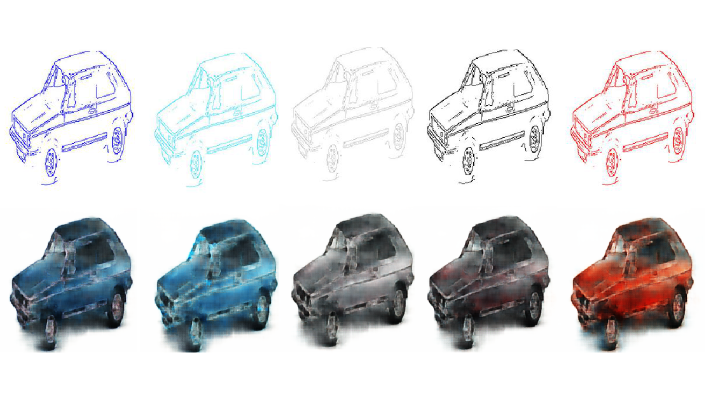
#> input picture 2ch.png, 1410 x 800 px, given as the content of the folder cars_new, which was not available (shown at 1/2 size)
$ jupyter execute --allow-errors edge2car.ipynb   (shell and % lines are left out)   (older library calls are emulated)   (text cells are left out)
#> lines starting #> are read from the running program, lines starting #| are printed output that depends on the picture; after the words box and inside, x2 and y2 are one past the last pixel; in counts of white or black regions, pixels touching at a corner belong together; pictures that were not available may be replaced by others from this repository, and a replacement may not be noted
[cell 1]
from pydrive.auth import GoogleAuth
from pydrive.drive import GoogleDrive
from google.colab import auth
from oauth2client.client import GoogleCredentials

# 1. Authenticate and create the PyDrive client.
auth.authenticate_user()
#> (the rest of this cell did not finish here and is left out)

[cell 2]
file_id = '18JHHTKNrxY40YdC5g70SBuBrmDwg1hVL'
#> (the rest of this cell did not finish here and is left out)

[cell 3]
file_id = '1neEd0g57M3IGDrIQCMGc7dY4Ezm7NpJS'
#> (the rest of this cell did not finish here and is left out)

[cell 4]
file_id = '1qjIlr0jcmvj86pg_YG1Qg2wX86OMPGJW'
#> (the rest of this cell did not finish here and is left out)

[cell 5]
drive_folder_id = '1MqdArcCnHnEQTp3gXEEPNqlm5aFWFIzf'
name = "model-23"
#name = "6.jpg"

# [11 lines left out: functions get_file_from_drive, upload_file_to_drive, not called in this run]

def upload_data_system(name):
  try:
    downloaded = drive.CreateFile({'id': get_file_from_drive(drive_folder_id, name)})
    downloaded.GetContentFile(name)
  except Exception as err:
      print(name, 'not found')
      pass

# [4 lines left out: function save_in_drive, not called in this run]

upload_data_system(name+'.data-00000-of-00001')
upload_data_system(name+'.index')
upload_data_system(name+'.meta')
# [7 lines of commented-out code are left out]

[cell 6]

#!mkdir processed
#!mkdir resized
#!pip install Image
#!ls edges2car

[cell 7]
from __future__ import absolute_import
from __future__ import division
from __future__ import print_function
import pickle
import numpy as np
import tensorflow as tf
import json
import random
import math
import matplotlib.pyplot as plt
import matplotlib.patches as draw
import cv2
import time
from PIL import Image, ImageFilter, ImageOps, ImageEnhance
from IPython.display import HTML, display
import os
import scipy.misc
from glob import glob

import pickle

from tensorflow.contrib.slim.nets import vgg
slim = tf.contrib.slim

[cell 8]
# data parameters
update_data = True

h=256
w=256

# Learning parameters
EPOCHS = 50
batch_size = 1
test_batch_size = 5
learning_rate_d = 0.0002
learning_rate_g = 0.0002
dropout = 0.5
beta1 = 0.5

df_dim = 64
gf_dim = 64

new_network = True
train = True
ratio_train = 0.95

#k_initializer = tf.random_normal_initializer(0, 0.02)
#> (the rest of this cell did not finish here and is left out)

[cell 9]
def display_img(img):
  im = np.uint8(img)
  plt.imshow(im)
  plt.axis('off')
  plt.show()

[cell 10]
step = 30
def Norme(p1,p2,p3,p4):
    n = math.sqrt((p1[0]-p3[0])*(p1[0]-p3[0]) + (p2[0]-p4[0])*(p2[0]-p4[0]))
    return n

def get_contours(img, lib=None,seuil=50):
  w,h,c = img.shape
  imgC = None
  if lib is 'CV2' :
    imgC = cv2.Canny(img,w,h)
    #imgC = cv2.bitwise_not(imgC)
  elif lib is 'PIL':
    imgC = Image.fromarray(img.astype('uint8'), 'RGB')
    imgC = imgC.filter(ImageFilter.CONTOUR)
  else :
    imgP = Image.fromarray(img.astype('uint8'), 'RGB')
    imgC = Image.new(imgP.mode,imgP.size)
    for i in range(1,ligne-1):
      for j in range(1,colonne-1):
        p1 = imgP.getpixel((j-1,i))
        p2 = imgP.getpixel((j,i-1))
        p3 = imgP.getpixel((j+1,i))
        p4 = imgP.getpixel((j,i+1))
        n = Norme(p1,p2,p3,p4)
        if n < seuil:
          p = (255,255,255)
        else:
          p = (0,0,0)
        imgC.putpixel((j-1,i-1),p)

  return np.asarray(imgC)

def get_car_color(img, l=5):
  taux = 25
  w,h,c = img.shape
  start_w = int(w/2)
  start_h = int(h/2)

  # [10 lines of commented-out code are left out]

  color = np.mean(np.mean(img[start_w:start_w+l,start_h:start_h+l,:],axis=0),axis=0)

  return color

def is_white(color, seuil=230):
  return color[0]>seuil and color[1]>seuil and color[2]>seuil

def is_bg_white(img, l=8):
  w,h,c = img.shape
  c = 0
  window = []
  window.append(img[0:l,0:l,:])
  window.append(img[0:l,h-(2*l):h-(2*l)+l,:])
  window.append(img[w-(2*l):w-(2*l)+l,0:l,:])
  window.append(img[w-(2*l):w-(2*l)+l,h-(2*l):h-(2*l)+l,:])
  for i in window:
    color = np.mean(np.mean(i,axis=0),axis=0)
    if is_white(color, seuil=230):
      c+=1

  return c >2

def progress(value, max=100):
#> further down, img is the input picture: PIL image 1410x800 RGBA; mean R, G, B, A 216.8, 217.2, 218.8, 255
#> `img = img.resize((w, h),Image.ANTIALIAS)`:
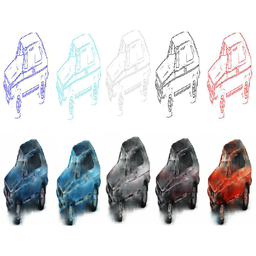
#> img: PIL image 256x256 RGBA; mean R, G, B, A 216.6, 217, 218.7, 255
  return HTML("""
        <progress
            value='{value}'
            max='{max}',
            style='width: 100%'
        >
            {value}
        </progress>
  """.format(value=value, max=max))

print('processing data')
out = display(progress(0, 100), display_id=True)
prog = 0
count = 0
countError=0
NewFile =  glob("cars_new/*")
ColorFile =  glob("cars_color/*")
ImageFile = NewFile + ColorFile
length = len(ImageFile)
#> (the rest of this cell did not finish here and is left out)

#> the loop in is_bg_white, `for i in window:` made 4 passes
#> after the loop in is_bg_white, `for i in window:`: c = 4
#> `count +=1`: count = 1
        count +=1

        edges = get_contours(img, lib='CV2', seuil=50)
#> in get_contours, `imgC = cv2.Canny(img,w,h)`:
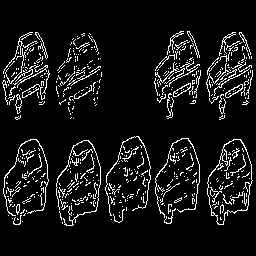
#> imgC: shape (256, 256); 8.4% white in thin lines or dots, all inside (x1, y1, x2, y2) = (2, 31, 253, 226)
        color = get_car_color(img, l=2)
#> in get_car_color, `color = np.mean(np.mean(img[start_w:start_w+l,start_h:start_h+l,:],axi..`: color = [255, 255, 255, 255]
#> `process_img[:,:,0] = np.where(edges/255 == 1, color[0],255)`:
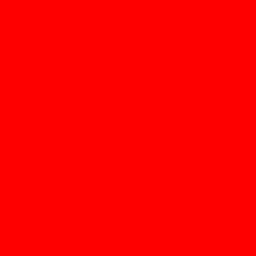
#> process_img: shape (256, 256, 3); mean of channels 0, 1, 2 255, 0, 0; drawn as R, G, B
#> `process_img[:,:,1] = np.where(edges/255 == 1, color[1],255)`:
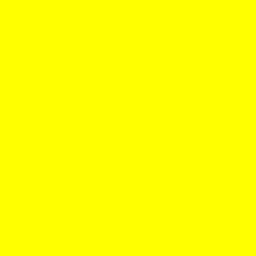
#> process_img: shape (256, 256, 3); mean of channels 0, 1, 2 255, 255, 0; drawn as R, G, B
#> `process_img[:,:,2] = np.where(edges/255 == 1, color[2],255)`: process_img: shape (256, 256, 3); every value is 255

        dim = edges.shape
        #print(dim)
        process_img = np.zeros((dim[0],dim[1],3),dtype='uint8')

        # [5 lines of commented-out code are left out]

        process_img[:,:,0] = np.where(edges/255 == 1, color[0],255)
        process_img[:,:,1] = np.where(edges/255 == 1, color[1],255)
        process_img[:,:,2] = np.where(edges/255 == 1, color[2],255)


        #display_img(edges)
        #display_img(process_img)
        #display_img(img)

        if idx%step ==0:
          display_img(img[:,:,:3])
          #display_img(edges[:,:,:3])
          display_img(process_img[:,:,:3])

        #print(type(process_img[0,0,0]),process_img[:,:,:3].shape)
        #print(type(img[0,0,0]),img[:,:,:3].shape)

        scipy.misc.imsave("processed/"+file[9:], process_img[:,:,:3])
        scipy.misc.imsave("resized/"+file[9:], img[:,:,:3])
    except (IOError,ValueError,KeyError):#,ValueError,KeyError, TypeError):
      countError+= 1
      #os.remove(file)
    if prog % 17 ==0:
      percent =  (prog+1) / length * 100
      out.update(progress(percent, 100))
    prog += 1


data_dict = glob("processed/*")
random.shuffle(data_dict)
train_data = data_dict[:int(ratio_train*len(data_dict))]
test_data =  data_dict[int(ratio_train*len(data_dict)):]
print("Nb image : ",len(data_dict))
print(len(train_data))
print(len(test_data))

[cell 11]
countError = 0
ImageFile =  glob("resized/*")
#> (the rest of this cell did not finish here and is left out)

[cell 12]
name = '85.jpg'
img = Image.open('cars_new/'+name)
img = np.asarray(img)
plt.imshow(img)
#> (this line was passed over: IPython is not available in this run)
plt.axis('off')
#> (this line was passed over: IPython is not available in this run)
plt.show()

[cell 13]
data_dict = glob("processed/*")
random.shuffle(data_dict)
train_data = data_dict[:int(ratio_train*len(data_dict))]
test_data =  data_dict[int(ratio_train*len(data_dict)):]
print("Nb image : ",len(data_dict))
print(len(train_data))
print(len(test_data))

[cell 14]
def preprocess(img):
  # [0,1] => [-1,1]
  return np.float32(img)/255 * 2 - 1

def deprocess(img):
  # [-1, 1] => [0, 1]
  return np.uint8(255.*((img+1.)/2))

[cell 15]
# [40 lines left out: functions get_image, next_batch_2, next_batch, not called in this run]

[cell 16]
global_step = 0

[cell 17]
# [28 lines left out: function discriminator, not called in this run]

[cell 18]
# [33 lines left out: function encoder, not called in this run]

[cell 19]
# [46 lines left out: function decoder, not called in this run]

[cell 20]
# [5 lines left out: function generator, not called in this run]

[cell 21]
# [31 lines left out: function model, not called in this run]

[cell 22]
# [20 lines left out: function debug, not called in this run]

[cell 23]
tf.reset_default_graph()
#> (this line was passed over: tensorflow is not available in this run)
